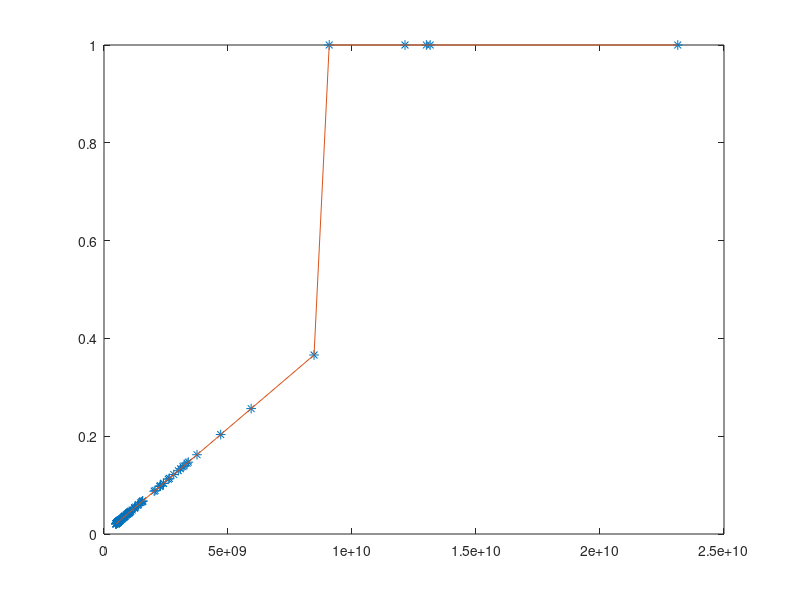

Write the MATLAB code that produced this figure.
clear ; close all; clc

if exist("data.mat", 'file') == 2
  fprintf('Loading data....\n');
  data = importdata("data.mat");
  words = data.w;
  count = data.c;
else
  [w, c] = textread('short.txt', '%s %f', 'delimiter' , ' ', 2);
  save data.mat w c
  words = w;
  count = c;
end

%F = words{:,1};

if exist("answers.mat", 'file') == 2
  d = importdata("answers.mat");
  %d = answers.a;
else
  m = max(count);
  d = count/m;
end

prompt = 'How many words you would want to answer?';
wordCount = input(prompt);

for i = 1:wordCount
  figure(1);
  plot (count, d, "*", "markersize", 7);
  hold;
  plot (count, d);

  %find value closest to 0.5
  %which means uncertainty
  [c index] = min(abs(d-0.5));
  closestValues = d(index) ;
  display(d(index));
  display(words(index));
  userAsnwered = false;
  
  while ~userAsnwered  
    prompt = 'Do you know this word (1/0)? ';
    x = input(prompt);

    if (x = 1) 
      userAsnwered = true;
      d(index) = 1;
      
    elseif (x = 0)
      userAsnwered = true;
      d(index) = 0;
      
    else 
      userAsnwered = false;
    end
    
    if i ~= wordCount
      clf;
    end  
  end 
  %rebuild distibution?
end  

%saving answers to a file
answers = d;
save answers.mat answers;